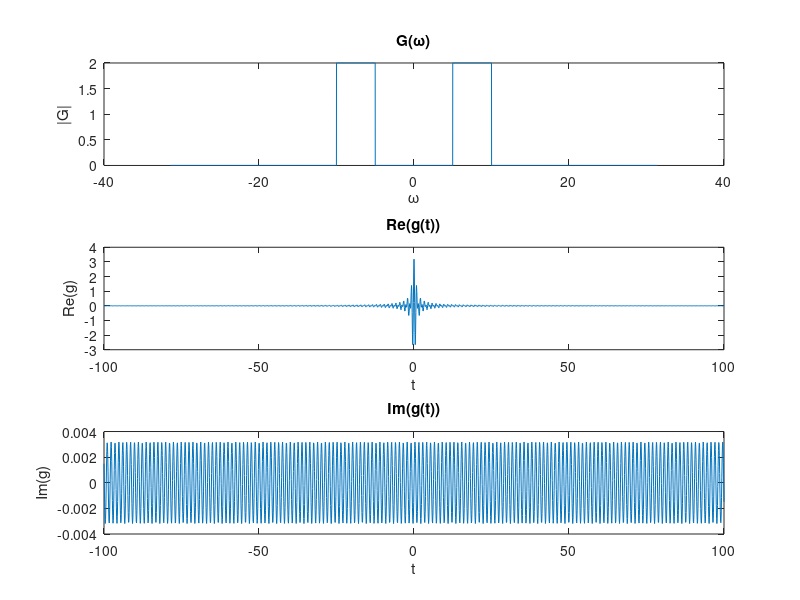
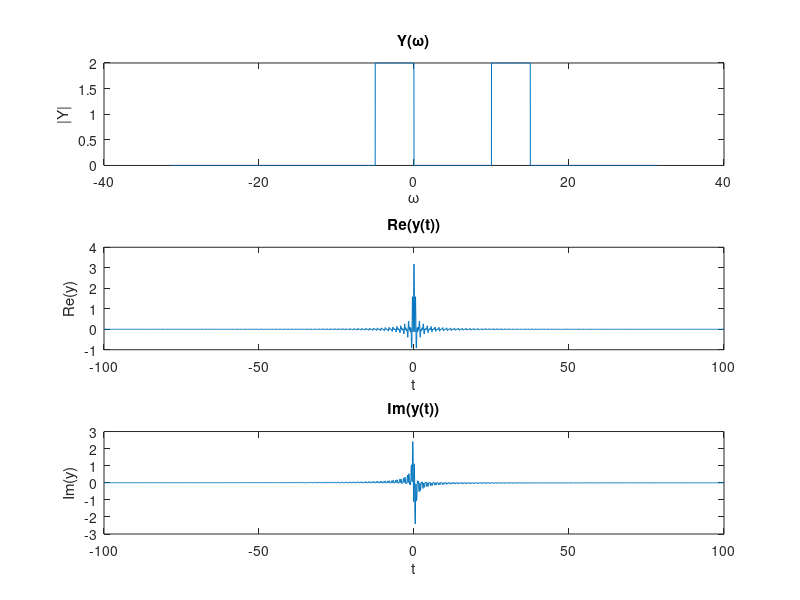

These charts were generated, in order, by the following MATLAB code:
close all
clear all
clc

dw=0.01;
w=-31.4:dw:31.4;
dT=0.1;
t=-100:dT:100;
G=@(w) 2*(5<=abs(w) & abs(w)<=10);

g=zeros(1,length(t));
for ii=1:length(t)
    g(ii)=trapz(w,(1/(2*pi))*G(w).*exp(j*w*t(ii)));
end

figure (1)
subplot(311)
plot(w,G(w));
title('G(\omega)')
xlabel('\omega')
ylabel('|G|')

subplot(312)
plot(t,real(g));
title('Re(g(t))')
xlabel('t')
ylabel('Re(g)')

subplot(313)
plot(t,imag(g));
title('Im(g(t))')
xlabel('t')
ylabel('Im(g)')

Y=@(w) G(w-5);

figure (2)

y=zeros(1,length(t));

dw=w(2)-w(1);

for ii=1:length(w)
    y=y+Y(w(ii))*exp(j*w(ii)*t)*dw/2/pi;
end

subplot(311)
plot(w,Y(w));
title('Y(\omega)')
xlabel('\omega')
ylabel('|Y|')

subplot(312)
plot(t,real(y));
title('Re(y(t))')
xlabel('t')
ylabel('Re(y)')

subplot(313)
plot(t,imag(y));
title('Im(y(t))')
xlabel('t')
ylabel('Im(y)')
